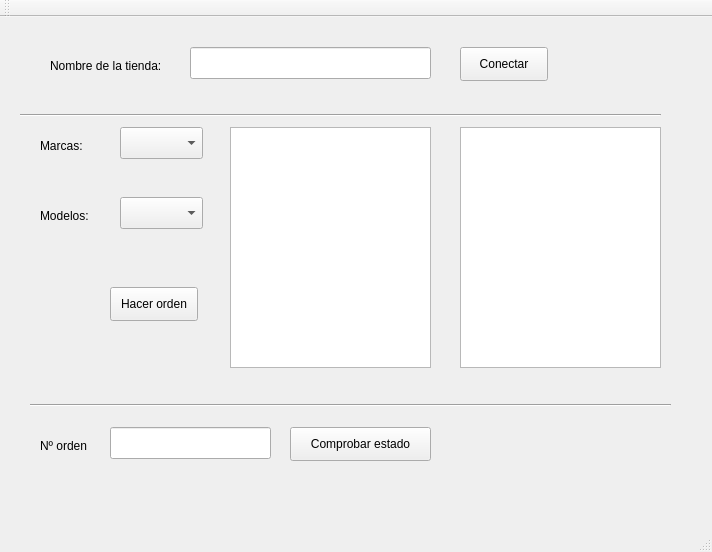
<?xml version="1.0" encoding="UTF-8"?>
<ui version="4.0">
 <class>MainWindow</class>
 <widget class="QMainWindow" name="MainWindow">
  <property name="geometry">
   <rect>
    <x>0</x>
    <y>0</y>
    <width>712</width>
    <height>552</height>
   </rect>
  </property>
  <property name="windowTitle">
   <string>MainWindow</string>
  </property>
  <widget class="QWidget" name="centralWidget">
   <widget class="QComboBox" name="marcasCmbBox">
    <property name="geometry">
     <rect>
      <x>120</x>
      <y>110</y>
      <width>83</width>
      <height>32</height>
     </rect>
    </property>
   </widget>
   <widget class="QComboBox" name="modelosCmbBox">
    <property name="geometry">
     <rect>
      <x>120</x>
      <y>180</y>
      <width>83</width>
      <height>32</height>
     </rect>
    </property>
   </widget>
   <widget class="QLabel" name="label">
    <property name="geometry">
     <rect>
      <x>40</x>
      <y>120</y>
      <width>58</width>
      <height>18</height>
     </rect>
    </property>
    <property name="text">
     <string>Marcas:</string>
    </property>
   </widget>
   <widget class="QLabel" name="label_2">
    <property name="geometry">
     <rect>
      <x>40</x>
      <y>190</y>
      <width>58</width>
      <height>18</height>
     </rect>
    </property>
    <property name="text">
     <string>Modelos:</string>
    </property>
   </widget>
   <widget class="QLabel" name="label_3">
    <property name="geometry">
     <rect>
      <x>50</x>
      <y>40</y>
      <width>141</width>
      <height>18</height>
     </rect>
    </property>
    <property name="text">
     <string>Nombre de la tienda:</string>
    </property>
   </widget>
   <widget class="QLineEdit" name="nombreTienda">
    <property name="geometry">
     <rect>
      <x>190</x>
      <y>30</y>
      <width>241</width>
      <height>32</height>
     </rect>
    </property>
   </widget>
   <widget class="QPushButton" name="conectarServidor">
    <property name="geometry">
     <rect>
      <x>460</x>
      <y>30</y>
      <width>88</width>
      <height>34</height>
     </rect>
    </property>
    <property name="text">
     <string>Conectar</string>
    </property>
   </widget>
   <widget class="Line" name="line">
    <property name="geometry">
     <rect>
      <x>20</x>
      <y>90</y>
      <width>641</width>
      <height>16</height>
     </rect>
    </property>
    <property name="orientation">
     <enum>Qt::Horizontal</enum>
    </property>
   </widget>
   <widget class="QListView" name="reparacionesPosibles">
    <property name="geometry">
     <rect>
      <x>230</x>
      <y>110</y>
      <width>201</width>
      <height>241</height>
     </rect>
    </property>
   </widget>
   <widget class="QListView" name="reparacionesElegidas">
    <property name="geometry">
     <rect>
      <x>460</x>
      <y>110</y>
      <width>201</width>
      <height>241</height>
     </rect>
    </property>
   </widget>
   <widget class="Line" name="line_2">
    <property name="geometry">
     <rect>
      <x>30</x>
      <y>380</y>
      <width>641</width>
      <height>16</height>
     </rect>
    </property>
    <property name="orientation">
     <enum>Qt::Horizontal</enum>
    </property>
   </widget>
   <widget class="QLabel" name="label_4">
    <property name="geometry">
     <rect>
      <x>40</x>
      <y>420</y>
      <width>58</width>
      <height>18</height>
     </rect>
    </property>
    <property name="text">
     <string>Nº orden</string>
    </property>
   </widget>
   <widget class="QLineEdit" name="numOrden">
    <property name="geometry">
     <rect>
      <x>110</x>
      <y>410</y>
      <width>161</width>
      <height>32</height>
     </rect>
    </property>
   </widget>
   <widget class="QPushButton" name="ordenEstado">
    <property name="geometry">
     <rect>
      <x>290</x>
      <y>410</y>
      <width>141</width>
      <height>34</height>
     </rect>
    </property>
    <property name="text">
     <string>Comprobar estado</string>
    </property>
   </widget>
   <widget class="QPushButton" name="ordenRequest">
    <property name="geometry">
     <rect>
      <x>110</x>
      <y>270</y>
      <width>88</width>
      <height>34</height>
     </rect>
    </property>
    <property name="text">
     <string>Hacer orden</string>
    </property>
   </widget>
  </widget>
  <widget class="QMenuBar" name="menuBar">
   <property name="geometry">
    <rect>
     <x>0</x>
     <y>0</y>
     <width>712</width>
     <height>30</height>
    </rect>
   </property>
  </widget>
  <widget class="QToolBar" name="mainToolBar">
   <attribute name="toolBarArea">
    <enum>TopToolBarArea</enum>
   </attribute>
   <attribute name="toolBarBreak">
    <bool>false</bool>
   </attribute>
  </widget>
  <widget class="QStatusBar" name="statusBar"/>
 </widget>
 <layoutdefault spacing="6" margin="11"/>
 <resources/>
 <connections/>
</ui>
